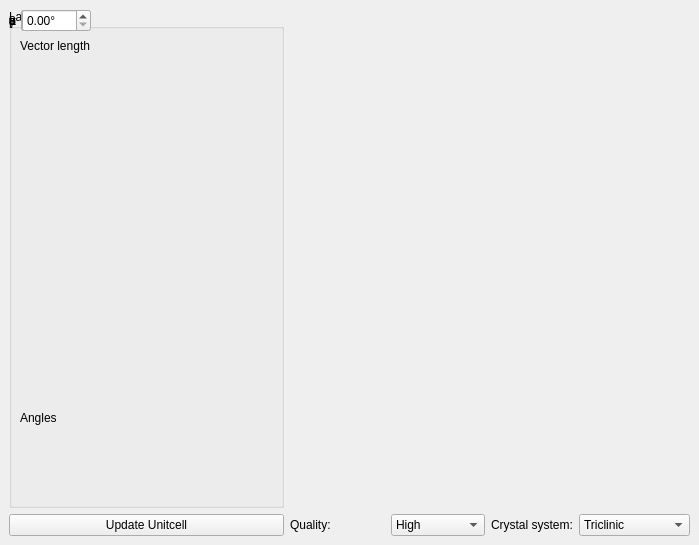
<ui version="4.0" >
 <author></author>
 <comment></comment>
 <exportmacro></exportmacro>
 <class>latticeView</class>
 <widget class="QWidget" name="latticeView" >
  <property name="geometry" >
   <rect>
    <x>0</x>
    <y>0</y>
    <width>699</width>
    <height>545</height>
   </rect>
  </property>
  <property name="windowTitle" >
   <string>Form</string>
  </property>
  <layout class="QGridLayout" >
   <property name="margin" >
    <number>9</number>
   </property>
   <property name="spacing" >
    <number>6</number>
   </property>
   <item row="1" column="0" >
    <widget class="QPushButton" name="updateButton" >
     <property name="text" >
      <string>Update Unitcell</string>
     </property>
    </widget>
   </item>
   <item row="0" column="0" >
    <widget class="QGroupBox" name="groupBox" >
     <property name="maximumSize" >
      <size>
       <width>300</width>
       <height>16777215</height>
      </size>
     </property>
     <property name="title" >
      <string>Lattice settings</string>
     </property>
     <widget class="QWidget" name="" >
      <layout class="QHBoxLayout" >
       <property name="margin" >
        <number>0</number>
       </property>
       <property name="spacing" >
        <number>6</number>
       </property>
       <item>
        <widget class="QLabel" name="label_8" >
         <property name="text" >
          <string>γ</string>
         </property>
         <property name="buddy" >
          <cstring>ac</cstring>
         </property>
        </widget>
       </item>
       <item>
        <widget class="QDoubleSpinBox" name="ac" >
         <property name="suffix" >
          <string>°</string>
         </property>
         <property name="maximum" >
          <double>180</double>
         </property>
        </widget>
       </item>
      </layout>
     </widget>
     <widget class="QWidget" name="" >
      <layout class="QHBoxLayout" >
       <property name="margin" >
        <number>0</number>
       </property>
       <property name="spacing" >
        <number>6</number>
       </property>
       <item>
        <widget class="QLabel" name="label_6" >
         <property name="text" >
          <string>α</string>
         </property>
         <property name="buddy" >
          <cstring>aa</cstring>
         </property>
        </widget>
       </item>
       <item>
        <widget class="QDoubleSpinBox" name="aa" >
         <property name="suffix" >
          <string>°</string>
         </property>
         <property name="maximum" >
          <double>180</double>
         </property>
        </widget>
       </item>
      </layout>
     </widget>
     <widget class="QLabel" name="label_9" >
      <property name="geometry" >
       <rect>
        <x>11</x>
        <y>400</y>
        <width>278</width>
        <height>17</height>
       </rect>
      </property>
      <property name="text" >
       <string>Angles</string>
      </property>
     </widget>
     <widget class="QWidget" name="" >
      <layout class="QHBoxLayout" >
       <property name="margin" >
        <number>0</number>
       </property>
       <property name="spacing" >
        <number>6</number>
       </property>
       <item>
        <widget class="QLabel" name="label_5" >
         <property name="text" >
          <string>c</string>
         </property>
         <property name="buddy" >
          <cstring>vc</cstring>
         </property>
        </widget>
       </item>
       <item>
        <widget class="QDoubleSpinBox" name="vc" />
       </item>
      </layout>
     </widget>
     <widget class="QWidget" name="" >
      <layout class="QHBoxLayout" >
       <property name="margin" >
        <number>0</number>
       </property>
       <property name="spacing" >
        <number>6</number>
       </property>
       <item>
        <widget class="QLabel" name="label_4" >
         <property name="text" >
          <string>b</string>
         </property>
         <property name="buddy" >
          <cstring>vb</cstring>
         </property>
        </widget>
       </item>
       <item>
        <widget class="QDoubleSpinBox" name="vb" />
       </item>
      </layout>
     </widget>
     <widget class="QWidget" name="" >
      <layout class="QHBoxLayout" >
       <property name="margin" >
        <number>0</number>
       </property>
       <property name="spacing" >
        <number>6</number>
       </property>
       <item>
        <widget class="QLabel" name="label_3" >
         <property name="text" >
          <string>a</string>
         </property>
         <property name="buddy" >
          <cstring>vc</cstring>
         </property>
        </widget>
       </item>
       <item>
        <widget class="QDoubleSpinBox" name="va" />
       </item>
      </layout>
     </widget>
     <widget class="QLabel" name="label_10" >
      <property name="geometry" >
       <rect>
        <x>11</x>
        <y>28</y>
        <width>278</width>
        <height>17</height>
       </rect>
      </property>
      <property name="text" >
       <string>Vector length</string>
      </property>
     </widget>
     <widget class="QWidget" name="" >
      <layout class="QHBoxLayout" >
       <property name="margin" >
        <number>0</number>
       </property>
       <property name="spacing" >
        <number>6</number>
       </property>
       <item>
        <widget class="QLabel" name="label_7" >
         <property name="text" >
          <string>β</string>
         </property>
         <property name="buddy" >
          <cstring>lineEdit_4</cstring>
         </property>
        </widget>
       </item>
       <item>
        <widget class="QDoubleSpinBox" name="ab" >
         <property name="suffix" >
          <string>°</string>
         </property>
         <property name="maximum" >
          <double>180</double>
         </property>
        </widget>
       </item>
      </layout>
     </widget>
    </widget>
   </item>
   <item rowspan="2" row="0" column="1" >
    <layout class="QGridLayout" >
     <property name="margin" >
      <number>0</number>
     </property>
     <property name="spacing" >
      <number>6</number>
     </property>
     <item row="0" column="0" >
      <widget class="KalziumGLWidget" name="glWidget" >
       <property name="minimumSize" >
        <size>
         <width>400</width>
         <height>400</height>
        </size>
       </property>
      </widget>
     </item>
     <item row="1" column="0" >
      <layout class="QHBoxLayout" >
       <property name="margin" >
        <number>0</number>
       </property>
       <property name="spacing" >
        <number>6</number>
       </property>
       <item>
        <layout class="QHBoxLayout" >
         <property name="margin" >
          <number>0</number>
         </property>
         <property name="spacing" >
          <number>6</number>
         </property>
         <item>
          <widget class="QLabel" name="label_2" >
           <property name="text" >
            <string>Quality:</string>
           </property>
           <property name="buddy" >
            <cstring>latticeView</cstring>
           </property>
          </widget>
         </item>
         <item>
          <widget class="QComboBox" name="quality" >
           <item>
            <property name="text" >
             <string>High</string>
            </property>
           </item>
           <item>
            <property name="text" >
             <string>Medium</string>
            </property>
           </item>
           <item>
            <property name="text" >
             <string>Low</string>
            </property>
           </item>
          </widget>
         </item>
        </layout>
       </item>
       <item>
        <layout class="QHBoxLayout" >
         <property name="margin" >
          <number>0</number>
         </property>
         <property name="spacing" >
          <number>6</number>
         </property>
         <item>
          <widget class="QLabel" name="label" >
           <property name="text" >
            <string>Crystal system:</string>
           </property>
           <property name="buddy" >
            <cstring>latticeView</cstring>
           </property>
          </widget>
         </item>
         <item>
          <widget class="QComboBox" name="lattice" >
           <item>
            <property name="text" >
             <string>Triclinic</string>
            </property>
           </item>
           <item>
            <property name="text" >
             <string>Monoclinic</string>
            </property>
           </item>
           <item>
            <property name="text" >
             <string>Orthorhombic</string>
            </property>
           </item>
           <item>
            <property name="text" >
             <string>Tetragonal</string>
            </property>
           </item>
           <item>
            <property name="text" >
             <string>Rhombohedral</string>
            </property>
           </item>
           <item>
            <property name="text" >
             <string>Hexagonal</string>
            </property>
           </item>
           <item>
            <property name="text" >
             <string>Cubic</string>
            </property>
           </item>
          </widget>
         </item>
        </layout>
       </item>
      </layout>
     </item>
    </layout>
   </item>
  </layout>
 </widget>
 <pixmapfunction></pixmapfunction>
 <customwidgets>
  <customwidget>
   <class>KalziumGLWidget</class>
   <extends>QWidget</extends>
   <header>kalziumglwidget.h</header>
   <container>1</container>
   <pixmap></pixmap>
  </customwidget>
 </customwidgets>
 <resources/>
 <connections/>
</ui>
